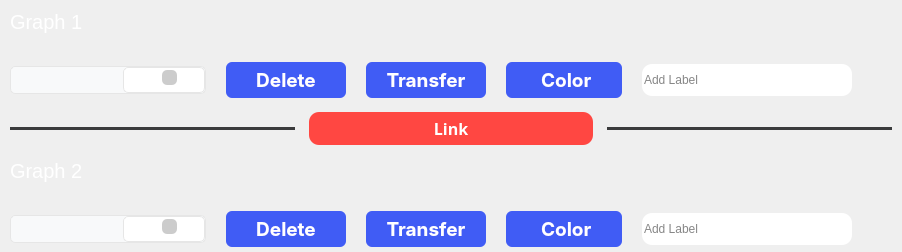
     <widget class="QWidget" name="centerwidget" native="true">
      <layout class="QVBoxLayout" name="verticalLayout_5" stretch="0,0,0">
       <property name="spacing">
        <number>14</number>
       </property>
       <property name="leftMargin">
        <number>10</number>
       </property>
       <property name="topMargin">
        <number>10</number>
       </property>
       <property name="rightMargin">
        <number>10</number>
       </property>
       <property name="bottomMargin">
        <number>5</number>
       </property>
       <item>
        <layout class="QVBoxLayout" name="verticalLayout_7">
         <item>
          <widget class="QLabel" name="label_13">
           <property name="styleSheet">
            <string notr="true">font-family: 'Gabarito', cursive;
font-size: 20px;
color: #fff;</string>
           </property>
           <property name="text">
            <string>Graph 1</string>
           </property>
          </widget>
         </item>
         <item>
          <layout class="QHBoxLayout" name="horizontalLayout_8">
           <item>
            <widget class="PlotWidget" name="graph1" native="true"/>
           </item>
          </layout>
         </item>
         <item>
          <layout class="QHBoxLayout" name="horizontalLayout_9" stretch="0,0,0,0,0,0">
           <property name="spacing">
            <number>20</number>
           </property>
           <item>
            <layout class="QHBoxLayout" name="horizontalLayout_10">
             <property name="spacing">
              <number>3</number>
             </property>
             <item>
              <widget class="QComboBox" name="channelsGraph1">
               <property name="styleSheet">
                <string notr="true">/* QComboBox style */

.QComboBox {
  /* Set the width of the combo box */
  width: 100px;

  /* Set the background color of the combo box */
  background-color: #f8f9fa;

  /* Set the border of the combo box */
  border: 1px solid #e6e6e6;

  /* Set the border radius of the combo box */
  border-radius: 5px;

  /* Set the padding of the combo box */
  padding: 5px;

  /* Set the cursor style of the combo box */
  cursor: pointer;
}

.QComboBox::down-arrow {
  /* Set the width and height of the down arrow */
  width: 15px;
  height: 15px;

  /* Set the background color of the down arrow */
  background-color: #ccc;

  /* Set the border radius of the down arrow */
  border-radius: 5px;

  /* Set the position of the down arrow */
  position: absolute;
  right: -10px;
  bottom: 5px;

  /* Set the cursor style of the down arrow */
  cursor: pointer;
}

.QComboBox::down-arrow:hover {
  /* Set the background color of the down arrow when hovering */
  background-color: #aaa;
}

.QComboBox::drop-down {
  /* Set the width of the drop-down */
  width: 70px;

  /* Set the background color of the drop-down */
  background-color: white;

  /* Set the border of the drop-down */
  border: 1px solid #e6e6e6;

  /* Set the border radius of the drop-down */
  border-radius: 5px;

  /* Set the padding of the drop-down */
  padding: 5px;

  /* Set the cursor style of the drop-down */
  cursor: pointer;
}

.QComboBox::item {
  /* Set the height of the combo box items */
  height: 20px;

  /* Set the padding of the combo box items */
  padding: 5px;

  /* Set the cursor style of the combo box items */
  cursor: pointer;
}

.QComboBox::item:selected {
  /* Set the background color of the selected combo box item */
  background-color: #e6e6e6;
}

.QComboBox {
  box-shadow: 0 1px 3px rgba(0, 0, 0, 0.12), 0 1px 2px rgba(0, 0, 0, 0.24);
}

</string>
               </property>
              </widget>
             </item>
            </layout>
           </item>
           <item>
            <widget class="QPushButton" name="deleteButtonGraph1">
             <property name="sizePolicy">
              <sizepolicy hsizetype="Maximum" vsizetype="Fixed">
               <horstretch>0</horstretch>
               <verstretch>0</verstretch>
              </sizepolicy>
             </property>
             <property name="maximumSize">
              <size>
               <width>150</width>
               <height>16777215</height>
              </size>
             </property>
             <property name="font">
              <font>
               <family>-apple-system</family>
               <pointsize>14</pointsize>
               <bold>true</bold>
              </font>
             </property>
             <property name="styleSheet">
              <string notr="true">QPushButton{
appearance: button;
backface-visibility: hidden;
background-color: #405cf5;
border-radius: 6px;
border-width: 0;
box-shadow: rgba(50, 50, 93, .1) 0 0 0 1px inset,rgba(50, 50, 93, .1) 0 2px 5px 0,rgba(0, 0, 0, .07) 0 1px 1px 0;
box-sizing: border-box;
color: #fff;
cursor: pointer;
font-family: -apple-system,system-ui,&quot;Segoe UI&quot;,Roboto,&quot;Helvetica Neue&quot;,Ubuntu,sans-serif;
font-size: 100%;
height: 30px;
line-height: 1.15;
outline: none;
overflow: hidden;
padding: 3 10px;
position: relative;
text-align: center;
text-transform: none;
transform: translateZ(0);
transition: all .2s,box-shadow .08s ease-in;
user-select: none;
-webkit-user-select: none;
touch-action: manipulation;
width: 100%; /* Reduced width to 200 pixels */
}
QPushButton:hover{
background-color: #283999;
}
QPushButton:pressed{
background-color: #1c2973;
}</string>
             </property>
             <property name="text">
              <string>Delete</string>
             </property>
             <property name="icon">
              <iconset>
               <normaloff>Icons/delete-svgrepo-com.svg</normaloff>Icons/delete-svgrepo-com.svg</iconset>
             </property>
             <property name="iconSize">
              <size>
               <width>25</width>
               <height>25</height>
              </size>
             </property>
             <property name="checkable">
              <bool>false</bool>
             </property>
             <property name="autoDefault">
              <bool>false</bool>
             </property>
             <property name="flat">
              <bool>true</bool>
             </property>
            </widget>
           </item>
           <item>
            <widget class="QPushButton" name="transferButtonGraph1_2">
             <property name="sizePolicy">
              <sizepolicy hsizetype="Maximum" vsizetype="Fixed">
               <horstretch>0</horstretch>
               <verstretch>0</verstretch>
              </sizepolicy>
             </property>
             <property name="maximumSize">
              <size>
               <width>150</width>
               <height>16777215</height>
              </size>
             </property>
             <property name="font">
              <font>
               <family>-apple-system</family>
               <pointsize>14</pointsize>
               <bold>true</bold>
              </font>
             </property>
             <property name="styleSheet">
              <string notr="true">QPushButton{
appearance: button;
backface-visibility: hidden;
background-color: #405cf5;
border-radius: 6px;
border-width: 0;
box-shadow: rgba(50, 50, 93, .1) 0 0 0 1px inset,rgba(50, 50, 93, .1) 0 2px 5px 0,rgba(0, 0, 0, .07) 0 1px 1px 0;
box-sizing: border-box;
color: #fff;
cursor: pointer;
font-family: -apple-system,system-ui,&quot;Segoe UI&quot;,Roboto,&quot;Helvetica Neue&quot;,Ubuntu,sans-serif;
font-size: 100%;
height: 30px;
line-height: 1.15;
outline: none;
overflow: hidden;
padding: 3 10px;
position: relative;
text-align: center;
text-transform: none;
transform: translateZ(0);
transition: all .2s,box-shadow .08s ease-in;
user-select: none;
-webkit-user-select: none;
touch-action: manipulation;
width: 100%; /* Reduced width to 200 pixels */
}
QPushButton:hover{
background-color: #283999;
}
QPushButton:pressed{
background-color: #1c2973;
}</string>
             </property>
             <property name="text">
              <string>Transfer</string>
             </property>
             <property name="icon">
              <iconset>
               <normaloff>Icons/transfer-vertical-svgrepo-com.svg</normaloff>Icons/transfer-vertical-svgrepo-com.svg</iconset>
             </property>
             <property name="iconSize">
              <size>
               <width>25</width>
               <height>25</height>
              </size>
             </property>
             <property name="checkable">
              <bool>false</bool>
             </property>
             <property name="autoDefault">
              <bool>false</bool>
             </property>
             <property name="flat">
              <bool>true</bool>
             </property>
            </widget>
           </item>
           <item>
            <widget class="QPushButton" name="colorButtonGraph1">
             <property name="sizePolicy">
              <sizepolicy hsizetype="Maximum" vsizetype="Fixed">
               <horstretch>0</horstretch>
               <verstretch>0</verstretch>
              </sizepolicy>
             </property>
             <property name="maximumSize">
              <size>
               <width>150</width>
               <height>16777215</height>
              </size>
             </property>
             <property name="font">
              <font>
               <family>-apple-system</family>
               <pointsize>14</pointsize>
               <bold>true</bold>
              </font>
             </property>
             <property name="styleSheet">
              <string notr="true">QPushButton{
appearance: button;
backface-visibility: hidden;
background-color: #405cf5;
border-radius: 6px;
border-width: 0;
box-shadow: rgba(50, 50, 93, .1) 0 0 0 1px inset,rgba(50, 50, 93, .1) 0 2px 5px 0,rgba(0, 0, 0, .07) 0 1px 1px 0;
box-sizing: border-box;
color: #fff;
cursor: pointer;
font-family: -apple-system,system-ui,&quot;Segoe UI&quot;,Roboto,&quot;Helvetica Neue&quot;,Ubuntu,sans-serif;
font-size: 100%;
height: 30px;
line-height: 1.15;
margin: 0 0 0;
outline: none;
overflow: hidden;
padding: 3 8px;
position: relative;
text-align: center;
text-transform: none;
transform: translateZ(0);
transition: all .2s,box-shadow .08s ease-in;
user-select: none;
-webkit-user-select: none;
touch-action: manipulation;
width: 100%; /* Reduced width to 200 pixels */
}
QPushButton:hover{
background-color: #283999;
}
QPushButton:pressed{
background-color: #1c2973;
}</string>
             </property>
             <property name="text">
              <string> Color</string>
             </property>
             <property name="icon">
              <iconset>
               <normaloff>Icons/color-palette-svgrepo-com.svg</normaloff>Icons/color-palette-svgrepo-com.svg</iconset>
             </property>
             <property name="iconSize">
              <size>
               <width>22</width>
               <height>22</height>
              </size>
             </property>
            </widget>
           </item>
           <item>
            <widget class="QLineEdit" name="addLabelGraph1">
             <property name="styleSheet">
              <string notr="true">  position: relative;
  display: inline-block;
  height: 32px;
  width: 210px;
  margin: 0;
  padding: 0;
  background-color: #fff;
  border: none;
  border-radius: 10px;
  color:#0d0d0d;</string>
             </property>
             <property name="alignment">
              <set>Qt::AlignLeading|Qt::AlignLeft|Qt::AlignVCenter</set>
             </property>
             <property name="placeholderText">
              <string>Add Label</string>
             </property>
            </widget>
           </item>
           <item>
            <spacer name="horizontalSpacer_11">
             <property name="orientation">
              <enum>Qt::Horizontal</enum>
             </property>
             <property name="sizeHint" stdset="0">
              <size>
               <width>40</width>
               <height>20</height>
              </size>
             </property>
            </spacer>
           </item>
          </layout>
         </item>
        </layout>
       </item>
       <item>
        <layout class="QHBoxLayout" name="horizontalLayout_7">
         <item>
          <widget class="Line" name="line">
           <property name="styleSheet">
            <string notr="true">/* Line style */

  /* Set the width of the line */
  width: 20px;

  /* Set the height of the line */
  height: 5px;

  /* Set the background color of the line */
  background-color: #3a3b3c;

  /* Set the border of the line */
  border: 10px;

  /* Set the border radius of the line */
  border-radius:5px;



</string>
           </property>
           <property name="orientation">
            <enum>Qt::Horizontal</enum>
           </property>
          </widget>
         </item>
         <item>
          <widget class="QPushButton" name="linkButton">
           <property name="enabled">
            <bool>true</bool>
           </property>
           <property name="styleSheet">
            <string notr="true">QPushButton{
  background: #FF4742;
  border-radius: 10px;
  box-shadow: #5E5DF0 0 10px 20px -10px;
  box-sizing: border-box;
  color: #FFFFFF;
  cursor: pointer;
  font-family: sans-serif;
  font-size: 16px;
  font-weight: 800;
  line-height: 24px;
  opacity: 1;
  padding: 5px 10px;
  touch-action: manipulation;
  width: 20px;
}
QPushButton:hover{
background-color: #cc3834;
}
QPushButton:pressed{
background-color: #992a27;
}</string>
           </property>
           <property name="text">
            <string>Link</string>
           </property>
           <property name="icon">
            <iconset>
             <normaloff>Icons/link-square-svgrepo-com.svg</normaloff>Icons/link-square-svgrepo-com.svg</iconset>
           </property>
           <property name="iconSize">
            <size>
             <width>20</width>
             <height>20</height>
            </size>
           </property>
          </widget>
         </item>
         <item>
          <widget class="Line" name="line_2">
           <property name="styleSheet">
            <string notr="true">/* Line style */

  /* Set the width of the line */
  width: 20px;

  /* Set the height of the line */
  height: 5px;

  /* Set the background color of the line */
  background-color: #3a3b3c;

  /* Set the border of the line */
  border: 10px;

  /* Set the border radius of the line */
  border-radius:5px;



</string>
           </property>
           <property name="orientation">
            <enum>Qt::Horizontal</enum>
           </property>
          </widget>
         </item>
        </layout>
       </item>
       <item>
        <layout class="QVBoxLayout" name="verticalLayout_6">
         <item>
          <widget class="QLabel" name="label_10">
           <property name="styleSheet">
            <string notr="true">font-family: 'Gabarito', cursive;
font-size: 20px;
color: #fff;</string>
           </property>
           <property name="text">
            <string>Graph 2</string>
           </property>
          </widget>
         </item>
         <item>
          <layout class="QHBoxLayout" name="horizontalLayout_4">
           <item>
            <widget class="PlotWidget" name="graph2" native="true"/>
           </item>
          </layout>
         </item>
         <item>
          <layout class="QHBoxLayout" name="horizontalLayout_6">
           <property name="spacing">
            <number>20</number>
           </property>
           <item>
            <layout class="QHBoxLayout" name="horizontalLayout_5">
             <property name="spacing">
              <number>3</number>
             </property>
             <item>
              <widget class="QComboBox" name="channelsGraph2">
               <property name="styleSheet">
                <string notr="true">/* QComboBox style */

.QComboBox {
  /* Set the width of the combo box */
  width: 100px;

  /* Set the background color of the combo box */
  background-color: #f8f9fa;

  /* Set the border of the combo box */
  border: 1px solid #e6e6e6;

  /* Set the border radius of the combo box */
  border-radius: 5px;

  /* Set the padding of the combo box */
  padding: 5px;

  /* Set the cursor style of the combo box */
  cursor: pointer;
}

.QComboBox::down-arrow {
  /* Set the width and height of the down arrow */
  width: 15px;
  height: 15px;

  /* Set the background color of the down arrow */
  background-color: #ccc;

  /* Set the border radius of the down arrow */
  border-radius: 5px;

  /* Set the position of the down arrow */
  position: absolute;
  right: -10px;
  bottom: 5px;

  /* Set the cursor style of the down arrow */
  cursor: pointer;
}

.QComboBox::down-arrow:hover {
  /* Set the background color of the down arrow when hovering */
  background-color: #aaa;
}

.QComboBox::drop-down {
  /* Set the width of the drop-down */
  width: 70px;

  /* Set the background color of the drop-down */
  background-color: white;

  /* Set the border of the drop-down */
  border: 1px solid #e6e6e6;

  /* Set the border radius of the drop-down */
  border-radius: 5px;

  /* Set the padding of the drop-down */
  padding: 5px;

  /* Set the cursor style of the drop-down */
  cursor: pointer;
}

.QComboBox::item {
  /* Set the height of the combo box items */
  height: 20px;

  /* Set the padding of the combo box items */
  padding: 5px;

  /* Set the cursor style of the combo box items */
  cursor: pointer;
}

.QComboBox::item:selected {
  /* Set the background color of the selected combo box item */
  background-color: #e6e6e6;
}

.QComboBox {
  box-shadow: 0 1px 3px rgba(0, 0, 0, 0.12), 0 1px 2px rgba(0, 0, 0, 0.24);
}

</string>
               </property>
              </widget>
             </item>
            </layout>
           </item>
           <item>
            <widget class="QPushButton" name="deleteButtonGraph2">
             <property name="font">
              <font>
               <family>-apple-system</family>
               <pointsize>14</pointsize>
               <bold>true</bold>
              </font>
             </property>
             <property name="styleSheet">
              <string notr="true">QPushButton{
appearance: button;
backface-visibility: hidden;
background-color: #405cf5;
border-radius: 6px;
border-width: 0;
box-shadow: rgba(50, 50, 93, .1) 0 0 0 1px inset,rgba(50, 50, 93, .1) 0 2px 5px 0,rgba(0, 0, 0, .07) 0 1px 1px 0;
box-sizing: border-box;
color: #fff;
cursor: pointer;
font-family: -apple-system,system-ui,&quot;Segoe UI&quot;,Roboto,&quot;Helvetica Neue&quot;,Ubuntu,sans-serif;
font-size: 100%;
height: 30px;
line-height: 1.15;
outline: none;
overflow: hidden;
padding: 3 10px;
position: relative;
text-align: center;
text-transform: none;
transform: translateZ(0);
transition: all .2s,box-shadow .08s ease-in;
user-select: none;
-webkit-user-select: none;
touch-action: manipulation;
width: 100%; /* Reduced width to 200 pixels */
}
QPushButton:hover{
background-color: #283999;
}
QPushButton:pressed{
background-color: #1c2973;
}</string>
             </property>
             <property name="text">
              <string>Delete</string>
             </property>
             <property name="icon">
              <iconset>
               <normaloff>Icons/delete-svgrepo-com.svg</normaloff>Icons/delete-svgrepo-com.svg</iconset>
             </property>
             <property name="iconSize">
              <size>
               <width>25</width>
               <height>25</height>
              </size>
             </property>
            </widget>
           </item>
           <item>
            <widget class="QPushButton" name="transferButtonGraph2_1">
             <property name="font">
              <font>
               <family>-apple-system</family>
               <pointsize>14</pointsize>
               <bold>true</bold>
              </font>
             </property>
             <property name="styleSheet">
              <string notr="true">QPushButton{
appearance: button;
backface-visibility: hidden;
background-color: #405cf5;
border-radius: 6px;
border-width: 0;
box-shadow: rgba(50, 50, 93, .1) 0 0 0 1px inset,rgba(50, 50, 93, .1) 0 2px 5px 0,rgba(0, 0, 0, .07) 0 1px 1px 0;
box-sizing: border-box;
color: #fff;
cursor: pointer;
font-family: -apple-system,system-ui,&quot;Segoe UI&quot;,Roboto,&quot;Helvetica Neue&quot;,Ubuntu,sans-serif;
font-size: 100%;
height: 30px;
line-height: 1.15;
outline: none;
overflow: hidden;
padding: 3 10px;
position: relative;
text-align: center;
text-transform: none;
transform: translateZ(0);
transition: all .2s,box-shadow .08s ease-in;
user-select: none;
-webkit-user-select: none;
touch-action: manipulation;
width: 100%; /* Reduced width to 200 pixels */
}
QPushButton:hover{
background-color: #283999;
}
QPushButton:pressed{
background-color: #1c2973;
}</string>
             </property>
             <property name="text">
              <string>Transfer</string>
             </property>
             <property name="icon">
              <iconset>
               <normaloff>Icons/transfer-vertical-svgrepo-com.svg</normaloff>Icons/transfer-vertical-svgrepo-com.svg</iconset>
             </property>
             <property name="iconSize">
              <size>
               <width>25</width>
               <height>25</height>
              </size>
             </property>
            </widget>
           </item>
           <item>
            <widget class="QPushButton" name="colorButtonGraph2">
             <property name="font">
              <font>
               <family>-apple-system</family>
               <pointsize>14</pointsize>
               <bold>true</bold>
              </font>
             </property>
             <property name="styleSheet">
              <string notr="true">QPushButton{
appearance: button;
backface-visibility: hidden;
background-color: #405cf5;
border-radius: 6px;
border-width: 0;
box-shadow: rgba(50, 50, 93, .1) 0 0 0 1px inset,rgba(50, 50, 93, .1) 0 2px 5px 0,rgba(0, 0, 0, .07) 0 1px 1px 0;
box-sizing: border-box;
color: #fff;
cursor: pointer;
font-family: -apple-system,system-ui,&quot;Segoe UI&quot;,Roboto,&quot;Helvetica Neue&quot;,Ubuntu,sans-serif;
font-size: 100%;
height: 30px;
line-height: 1.15;
outline: none;
overflow: hidden;
padding: 3 8px;
position: relative;
text-align: center;
text-transform: none;
transform: translateZ(0);
transition: all .2s,box-shadow .08s ease-in;
user-select: none;
-webkit-user-select: none;
touch-action: manipulation;
width: 100%; /* Reduced width to 200 pixels */
}
QPushButton:hover{
background-color: #283999;
}
QPushButton:pressed{
background-color: #1c2973;
}</string>
             </property>
             <property name="text">
              <string> Color</string>
             </property>
             <property name="icon">
              <iconset>
               <normaloff>Icons/color-palette-svgrepo-com.svg</normaloff>Icons/color-palette-svgrepo-com.svg</iconset>
             </property>
             <property name="iconSize">
              <size>
               <width>22</width>
               <height>22</height>
              </size>
             </property>
            </widget>
           </item>
           <item>
            <widget class="QLineEdit" name="addLabelGraph2">
             <property name="styleSheet">
              <string notr="true">  position: relative;
  display: inline-block;
  height: 32px;
  width: 210px;
  margin: 0;
  padding: 0;
  background-color: #fff;
  border: none;
  border-radius: 10px;
color:#0d0d0d;</string>
             </property>
             <property name="placeholderText">
              <string>Add Label</string>
             </property>
            </widget>
           </item>
           <item>
            <spacer name="horizontalSpacer_4">
             <property name="orientation">
              <enum>Qt::Horizontal</enum>
             </property>
             <property name="sizeHint" stdset="0">
              <size>
               <width>40</width>
               <height>20</height>
              </size>
             </property>
            </spacer>
           </item>
          </layout>
         </item>
        </layout>
       </item>
      </layout>
     </widget>
